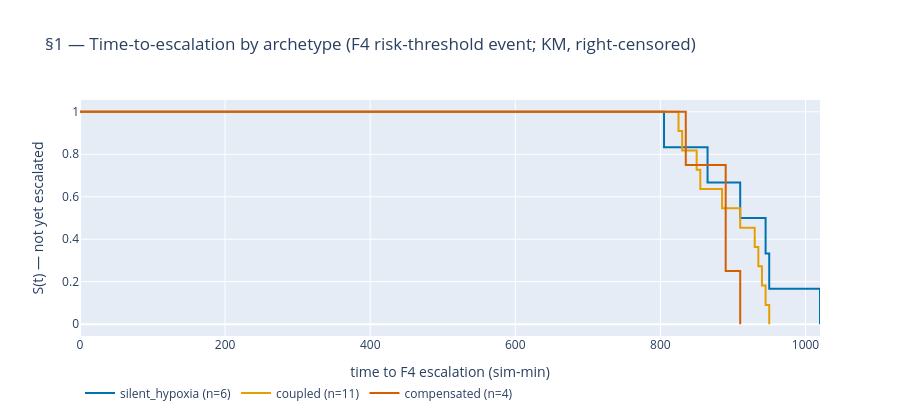

Here is the notebook cell this chart was saved with:
### Markdown cell above
## §1 — Reframe the target: time-to-escalation

### Plain
Instead of a yes/no flag, ask **when**: how long until this patient escalates? On synthetic data
every patient has an answer — the 21 escalators reach an escalation event at a known time; the 29
who recover never do, so they are **right-censored** (we only know they hadn't escalated by the end
of the stay). Plotting survival curves by deterioration pattern shows the *shape* of the wait —
and the compensated pattern is kept as its **own** group, not blended into a cohort average.

### Dev
Builds the `CohortContext` **once** (`build_cohort_context(cohort)`) and reuses it across the whole
notebook (the NB1 shared-`cctx` pattern). Durations/events come from
`styx.reach.history.survival_table(cctx)` (right-censored rows: `pid, duration_min, event,
density`) — not reinvented. KM-by-archetype is fit with the same estimator `stratify` uses
internally (`lifelines.KaplanMeierFitter`) over those reused rows, grouped by `archetype` rather
than by history density. New plotting only: the archetype step-curves (no archetype-KM builder
exists; `stratify`/`hazard_figure` stratify by density).

### Tech — the event clock, named (the load-bearing definition)
`survival_table` keys the event off `reach.history._crossing_min`: the first sample where the
**F4 risk waterline reaches its escalation threshold** (`risk ≥ cctx.threshold = 0.5`) → event=1,
else right-censored at episode end → event=0. So the "escalation time" here is the **F4
absolute-risk threshold crossing**, measured **per-sample**: pid 0 = **910 sim-min** (pinned
below). That is the per-sample form of the served-cadence cascade number **915** (the cadence grid
lands one 15-min step later) — *same clock, finer grid* — and it is distinct from the other two
breach clocks (single-signal range excursion 790, NEWS2-red 1010).

**⚠ This clock is STYX-INTERNAL.** F4 is *STYX's own* escalation line ("STYX's escalation line, not
a NEWS2 trigger" — NB1 §7), not an independent clinical event. A clinically-meaningful
"time to escalation" — the event a clinician actually wants predicted — is the **NEWS2-red
crossing (1010)**, the standard-of-care escalation trigger (and the very event the ≈5 h lead pitch
measures to). Calibrating the F4-derived ETA (§2) against F4-derived events (§1) in §4 would
validate STYX **against its own line** — internally consistent but circular as a clinical claim.
**This is a stop-and-decide for §3** (re-key the survival/calibration target to NEWS2-red 1010?):
the whole notebook through §5's card inherits the answer, so it is named here, not assumed. §1/§2
are built on the current F4 clock (the spec'd reuse + the ward's actual surface); the re-target
question is reported below for resolution before any survival model is fit in §3.

### Code cell
import numpy as np  # noqa: E402
import plotly.graph_objects as go  # noqa: E402
from lifelines import KaplanMeierFitter  # noqa: E402

from styx.cohort import build_cohort_context  # noqa: E402
from styx.reach.history import survival_table  # noqa: E402
from styx.viz import palette as pal  # noqa: E402

cctx = build_cohort_context(cohort)  # built ONCE here — reused by §2 and every later section
st = survival_table(cctx)            # right-censored rows: pid, duration_min, event, density
st["arch"] = st["pid"].map({q.pid: q.archetype.value for q in cohort.patients})

# pin the event clock: pid 0's survival event == the F4 risk-threshold crossing, per-sample (910)
F4_EVENT_PID0_MIN = 910.0
_p0 = st[st.pid == 0].iloc[0]
assert float(_p0.duration_min) == F4_EVENT_PID0_MIN and int(_p0.event) == 1, (
    f"event clock drifted: pid0 duration={_p0.duration_min} event={_p0.event} (expected 910/1)"
)
n_event, n_cens = int(st.event.sum()), int((st.event == 0).sum())
assert (n_event, n_cens) == (21, 29), f"escalators/censored moved off 21/29: {n_event}/{n_cens}"

# KM by archetype — compensated as its OWN stratum (never folded into a cohort curve)
_ARCH_COL = {"silent_hypoxia": pal.RISK, "coupled": pal.EARLY_WARNING, "compensated": pal.THRESHOLD}
fig1 = go.Figure()
_median_event = {}
for a, col in _ARCH_COL.items():
    sub = st[st.arch == a]
    km = KaplanMeierFitter().fit(sub.duration_min, sub.event)
    sf = km.survival_function_
    fig1.add_trace(go.Scatter(x=sf.index.to_numpy(dtype=float), y=sf.iloc[:, 0].to_numpy(dtype=float),
                              mode="lines", line_shape="hv", name=f"{a} (n={len(sub)})",
                              line=dict(color=col, width=2)))
    _median_event[a] = float(np.median(sub[sub.event == 1].duration_min))
fig1.update_layout(title="§1 — Time-to-escalation by archetype (F4 risk-threshold event; KM, "
                         "right-censored)",
                   xaxis_title="time to F4 escalation (sim-min)", yaxis_title="S(t) — not yet escalated",
                   height=420, legend=dict(orientation="h", yanchor="top", y=-0.18, x=0))
fig1.write_html(str(_root / "outputs" / "E3_s1_km_by_archetype.html"))
print(f"§1 event clock = F4 risk-threshold (risk≥{cctx.threshold}), per-sample · pid0 = "
      f"{F4_EVENT_PID0_MIN:.0f} sim-min (served-cadence form 915)")
print(f"§1 escalators (event=1) = {n_event} · right-censored (event=0) = {n_cens}")
print("§1 median F4-event by archetype (sim-min): " +
      " · ".join(f"{a} {m:.0f}" for a, m in _median_event.items()))
print("   cross-check vs lead audit: compensated reaches F4 EARLIEST (890) but only modestly "
      "(coupled 910, silent 928) — consistent with 'escalates somewhat faster, still usable lead "
      "(AEGIS 4/4, ~95 min)', NOT without warning. Agrees; no divergence.")
fig1

### Figure 1 — Plotly figure (JSON) as saved in the notebook; plotly's stock layout.template omitted (floating-point values rounded to 4 significant figures)
{"data": [{"line": {"color": "#0072B2", "shape": "hv", "width": 2}, "mode": "lines", "name": "silent_hypoxia (n=6)", "type": "scatter", "x": [0.0, 805.0, 865.0, 910.0, 945.0, 950.0, 1020.0], "y": [1.0, 0.8333, 0.6667, 0.5, 0.3333, 0.1667, 0.0]}, {"line": {"color": "#E69F00", "shape": "hv", "width": 2}, "mode": "lines", "name": "coupled (n=11)", "type": "scatter", "x": [0.0, 825.0, 830.0, 850.0, 855.0, 885.0, 910.0, 930.0, 935.0, 940.0, 945.0, 950.0], "y": [1.0, 0.9091, 0.8182, 0.7273, 0.6364, 0.5455, 0.4545, 0.3636, 0.2727, 0.1818, 0.09091, 0.0]}, {"line": {"color": "#D55E00", "shape": "hv", "width": 2}, "mode": "lines", "name": "compensated (n=4)", "type": "scatter", "x": [0.0, 835.0, 890.0, 910.0], "y": [1.0, 0.75, 0.25, 0.0]}], "layout": {"height": 420, "legend": {"orientation": "h", "x": 0, "y": -0.18, "yanchor": "top"}, "title": {"text": "§1 — Time-to-escalation by archetype (F4 risk-threshold event; KM, right-censored)"}, "xaxis": {"title": {"text": "time to F4 escalation (sim-min)"}}, "yaxis": {"title": {"text": "S(t) — not yet escalated"}}}}
